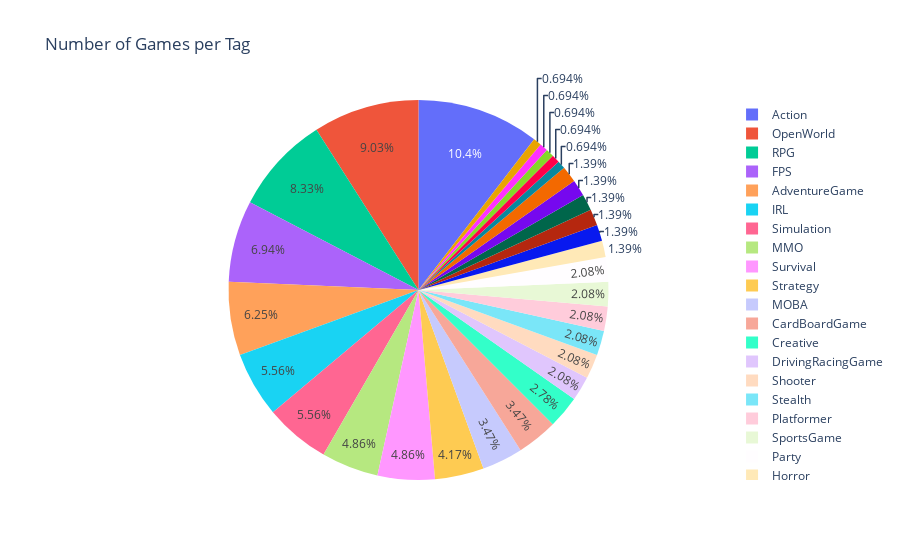

The cell this chart's notebook holds for it:
### Code cell
import plotly.offline as pyo
import plotly.graph_objs as go

pyo.init_notebook_mode(connected=True)

cat = {}
for _, row in df.iterrows():
    label = row['label']
    for tag in label:
        if tag in cat:
            cat[tag].append(row['id'])
        else:
            cat[tag] = [row['id']]

def draw_number_of_each_tag():
    data = {'tag': [], 'num': []}
    for key in cat.keys():
        data['tag'].append(key)
        data['num'].append(len(cat[key]))
    trace = go.Pie(
        labels=data['tag'],
        values=data['num'],
        name='Number of Games'
    )
    fig=go.Figure(data=[trace])
    fig.update_layout(
        title='Number of Games per Tag',
        yaxis_title='Number of Games',
    )
    pyo.iplot(fig, filename='stacked-bar')

draw_number_of_each_tag()

### Figure 1 — Plotly figure (JSON) as saved in the notebook; plotly's stock layout.template omitted (floating-point values rounded to 4 significant figures)
{"data": [{"labels": ["IRL", "MMO", "AdventureGame", "Survival", "DrivingRacingGame", "RPG", "FPS", "MOBA", "Shooter", "OpenWorld", "Strategy", "Horror", "Action", "Stealth", "Creative", "IndieGame", "Metroidvania", "Platformer", "Simulation", "SportsGame", "CardBoardGame", "Puzzle", "GamblingGame", "MobileGame", "GameOverlay", "Fighting", "Party", "RTS", "Mystery", "Roguelike"], "name": "Number of Games", "type": "pie", "values": [8, 7, 9, 7, 3, 12, 10, 5, 3, 13, 6, 2, 15, 3, 4, 2, 1, 3, 8, 3, 5, 1, 1, 1, 2, 2, 3, 2, 2, 1]}], "layout": {"title": {"text": "Number of Games per Tag"}, "yaxis": {"title": {"text": "Number of Games"}}}}
